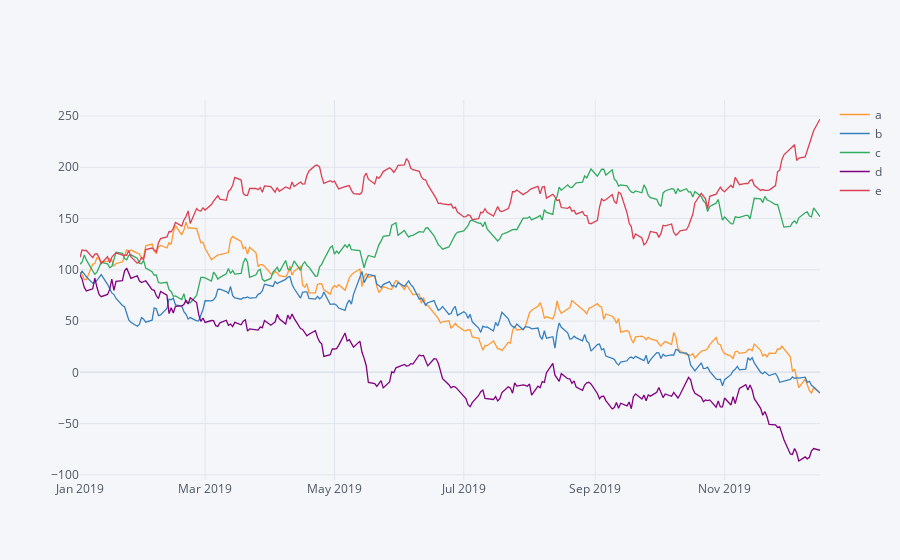

Notebook cell for this chart:
### Code cell
plyo.iplot(df.iplot(asFigure = True),
           filename = 'ply_01')

### Figure 1 — Plotly figure (JSON) as saved in the notebook; plotly's stock layout.template omitted (floating-point values rounded to 4 significant figures; data arrays with more than 128 entries replaced by an {"elided": "..."} marker saying what was removed)
{"data": [{"line": {"color": "rgba(255, 153, 51, 1.0)", "dash": "solid", "shape": "linear", "width": 1.3}, "mode": "lines", "name": "a", "text": "", "type": "scatter", "x": {"elided": "250 str values"}, "y": {"elided": "250 float values"}}, {"line": {"color": "rgba(55, 128, 191, 1.0)", "dash": "solid", "shape": "linear", "width": 1.3}, "mode": "lines", "name": "b", "text": "", "type": "scatter", "x": {"elided": "250 str values"}, "y": {"elided": "250 float values"}}, {"line": {"color": "rgba(50, 171, 96, 1.0)", "dash": "solid", "shape": "linear", "width": 1.3}, "mode": "lines", "name": "c", "text": "", "type": "scatter", "x": {"elided": "250 str values"}, "y": {"elided": "250 float values"}}, {"line": {"color": "rgba(128, 0, 128, 1.0)", "dash": "solid", "shape": "linear", "width": 1.3}, "mode": "lines", "name": "d", "text": "", "type": "scatter", "x": {"elided": "250 str values"}, "y": {"elided": "250 float values"}}, {"line": {"color": "rgba(219, 64, 82, 1.0)", "dash": "solid", "shape": "linear", "width": 1.3}, "mode": "lines", "name": "e", "text": "", "type": "scatter", "x": {"elided": "250 str values"}, "y": {"elided": "250 float values"}}], "layout": {"autosize": true, "dragmode": "zoom", "legend": {"bgcolor": "#F5F6F9", "font": {"color": "#4D5663"}}, "paper_bgcolor": "#F5F6F9", "plot_bgcolor": "#F5F6F9", "title": {"font": {"color": "#4D5663"}}, "xaxis": {"autorange": true, "gridcolor": "#E1E5ED", "range": ["2019-01-01", "2019-12-16"], "showgrid": true, "tickfont": {"color": "#4D5663"}, "title": {"font": {"color": "#4D5663"}, "text": ""}, "type": "date", "zerolinecolor": "#E1E5ED"}, "yaxis": {"autorange": true, "gridcolor": "#E1E5ED", "range": [-105.0, 265.6], "showgrid": true, "tickfont": {"color": "#4D5663"}, "title": {"font": {"color": "#4D5663"}, "text": ""}, "type": "linear", "zerolinecolor": "#E1E5ED"}}}
